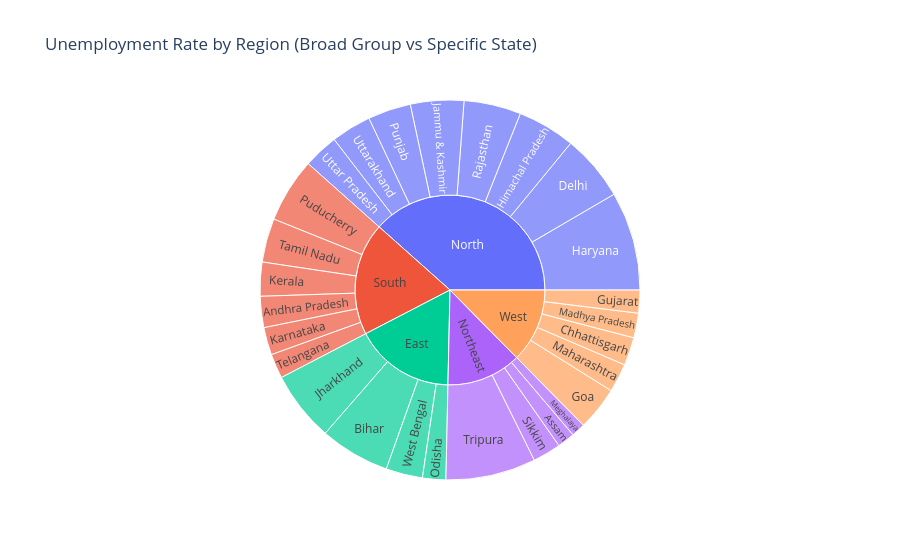

This figure's notebook cell:
### Code cell
import pandas as pd
import seaborn as sns
import matplotlib.pyplot as plt
import plotly.express as px

# 1. Load the dataset
url = "https://raw.githubusercontent.com/amankharwal/Website-data/master/unemployment.csv"
data = pd.read_csv(url)

# 2. Data Cleaning
# Clean column names (strip spaces) and rename for easier plotting
data.columns = [col.strip() for col in data.columns]
data = data.rename(columns={'Estimated Unemployment Rate (%)': 'Unemployment_Rate'})
data['Date'] = pd.to_datetime(data['Date'].str.strip(), dayfirst=True)

# 3. Visualize: Unemployment Rate Over Time
plt.figure(figsize=(12, 6))
sns.lineplot(data=data, x='Date', y='Unemployment_Rate', hue='Region')
plt.title('Unemployment Rate Over Time by Region (Covid-19 Impact)')
plt.xticks(rotation=45)
plt.tight_layout()
plt.show()

# 4. Visualize: Interactive Sunburst Chart
# We use Region.1 (Broad group) and Region (State) to show hierarchy
fig = px.sunburst(data, 
                  path=["Region.1", "Region"], 
                  values="Unemployment_Rate", 
                  title="Unemployment Rate by Region (Broad Group vs Specific State)")
fig.show()

### Figure 1 — Plotly figure (JSON) as saved in the notebook; plotly's stock layout.template omitted (floating-point values rounded to 4 significant figures)
{"data": [{"branchvalues": "total", "domain": {"x": [0, 1], "y": [0, 1]}, "hovertemplate": "labels=%{label}<br>Unemployment_Rate=%{value}<br>parent=%{parent}<br>id=%{id}<extra></extra>", "ids": ["South/Andhra Pradesh", "Northeast/Assam", "East/Bihar", "West/Chhattisgarh", "North/Delhi", "West/Goa", "West/Gujarat", "North/Haryana", "North/Himachal Pradesh", "North/Jammu & Kashmir", "East/Jharkhand", "South/Karnataka", "South/Kerala", "West/Madhya Pradesh", "West/Maharashtra", "Northeast/Meghalaya", "East/Odisha", "South/Puducherry", "North/Punjab", "North/Rajasthan", "Northeast/Sikkim", "South/Tamil Nadu", "South/Telangana", "Northeast/Tripura", "North/Uttar Pradesh", "North/Uttarakhand", "East/West Bengal", "South", "Northeast", "East", "West", "North"], "labels": ["Andhra Pradesh", "Assam", "Bihar", "Chhattisgarh", "Delhi", "Goa", "Gujarat", "Haryana", "Himachal Pradesh", "Jammu & Kashmir", "Jharkhand", "Karnataka", "Kerala", "Madhya Pradesh", "Maharashtra", "Meghalaya", "Odisha", "Puducherry", "Punjab", "Rajasthan", "Sikkim", "Tamil Nadu", "Telangana", "Tripura", "Uttar Pradesh", "Uttarakhand", "West Bengal", "South", "Northeast", "East", "West", "North"], "name": "", "parents": ["South", "Northeast", "East", "West", "North", "West", "West", "North", "North", "North", "East", "South", "South", "West", "West", "Northeast", "East", "South", "North", "North", "Northeast", "South", "South", "Northeast", "North", "North", "East", "", "", "", "", ""], "type": "sunburst", "values": [86.64, 48.56, 194.7, 78.19, 184.1, 121.7, 63.76, 274.8, 160.7, 148.3, 195.4, 76.68, 94.34, 68.54, 79.79, 38.66, 64.62, 179.4, 119.8, 158.7, 78.34, 121.9, 68.33, 250.6, 97.37, 111.6, 101.9, 627.3, 416.1, 556.6, 411.9, 1255.0]}], "layout": {"legend": {"tracegroupgap": 0}, "title": {"text": "Unemployment Rate by Region (Broad Group vs Specific State)"}}}
